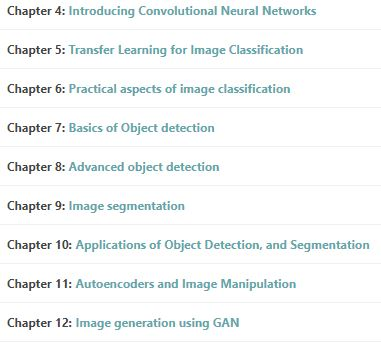
#> input picture 18_5.JPG, 381 x 343 px
$ jupyter execute 'Drawing bounding boxes around words in an image.ipynb'   (shell and % lines are left out)
#> lines starting #> are read from the running program, lines starting #| are printed output that depends on the picture; after the words box and inside, x2 and y2 are one past the last pixel; in counts of white or black regions, pixels touching at a corner belong together
[cell 1]
import cv2, numpy as np
img = cv2.imread('18_5.JPG')
#> img is the input picture: shape (343, 381, 3); mean B, G, R 246.8, 246.8, 244
img1 = cv2.cvtColor(img, cv2.COLOR_RGB2BGR)

[cell 2]
import matplotlib.pyplot as plt,cv2
plt.imshow(img1)

[cell 3]
img_gray = cv2.cvtColor(img1, cv2.COLOR_BGR2GRAY)
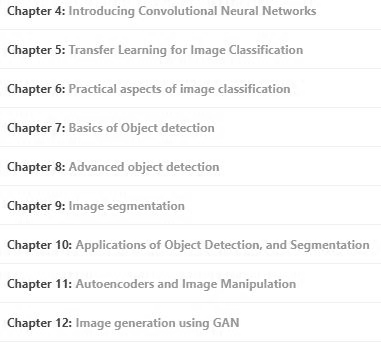
#> img_gray: shape (343, 381); min 45, max 255, mean 246.5

[cell 4]
crop = img_gray[250:300,50:100]
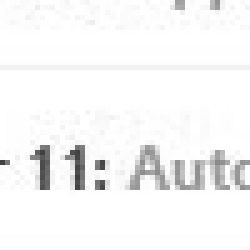
#> crop: shape (50, 50) (shown 5 times larger); min 63, max 255, mean 246
plt.imshow(crop,cmap='gray')

[cell 5]
_img_gray = np.uint8(img_gray < 200) * 255
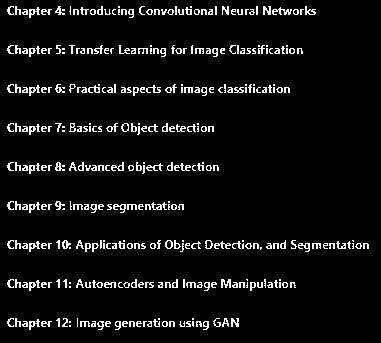
#> _img_gray: shape (343, 381); 6.2% white in thin lines or dots, all inside (x1, y1, x2, y2) = (7, 6, 369, 330)

[cell 6]
plt.imshow(_img_gray,cmap='gray')

[cell 7]
contours,hierarchy=cv2.findContours(_img_gray, \
cv2.RETR_EXTERNAL,cv2.CHAIN_APPROX_SIMPLE)
#> contours = 346 contours, 259 with area under 20; largest, box (x1, y1, x2, y2) and area: (165, 240, 173, 249) 48, (205, 240, 213, 249) 47, (121, 123, 129, 132) 47, (29, 241, 40, 252) 42, (111, 162, 124, 171) 42

[cell 8]
thresh1 = np.stack([_img_gray]*3,axis=2)

[cell 9]
_img_gray.shape
#> Out = (343, 381)

[cell 10]
thresh1.shape
#> Out = (343, 381, 3)

[cell 11]
thresh2 = np.zeros((thresh1.shape[0],thresh1.shape[1]))

[cell 12]
for cnt in contours:
    if cv2.contourArea(cnt) > 0:
        x,y,w,h = cv2.boundingRect(cnt)
        if ((h>5) & (h<100)):
            thresh2[y:y+h,x:x+w] = thresh1[y:y+h,x:x+w,0].copy()
            cv2.rectangle(thresh1,(x,y),(x+w,y+h),(0,255,0),2)
#> this loop made 346 passes
#> (cnt, x, y, w, h) on passes 1, 4, 19, 27, 28, 34, 37, 57: ([[69, 325], [69, 326], [70, 326], [70, 325]], 69, 325, 2, 2), ([[192, 321], [192, 325], [193, 326], [193, 321]], 192, 321, 2, 6), ([[69, 321], [69, 322], [70, 322], [70, 321]], 69, 321, 2, 2), ([[192, 318], [192, 319], [193, 319], [193, 318]], 192, 318, 2, 2), ([[158, 318], [158, 319], [159, 319], [159, 318]], 158, 318, 2, 2), ([[69, 286], [69, 287], [70, 287], [70, 286]], 69, 286, 2, 2), ([[279, 282], [279, 287], [280, 287], [280, 282]], 279, 282, 2, 6), ([[69, 282], [69, 283], [70, 283], [70, 282]], 69, 282, 2, 2)
#> (x, y, w, h) on passes 2, 3, 5, 6, 7, 8: (203, 321, 6, 9), (196, 321, 6, 6), (186, 321, 5, 6), (179, 321, 6, 6), (169, 321, 6, 6), (162, 321, 6, 6)
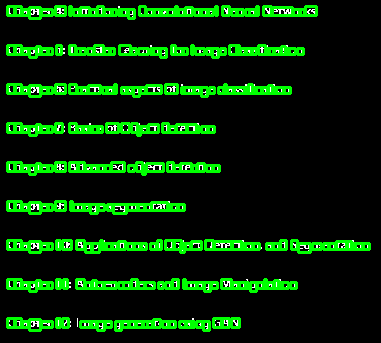
#> thresh1: shape (343, 381, 3); mean of channels 0, 1, 2 4.2, 42.5, 4.2; drawn as B, G, R
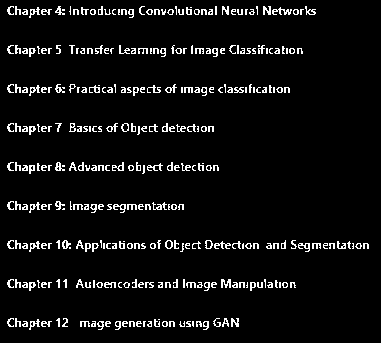
#> thresh2: shape (343, 381) float64; 6% white in thin lines or dots, all inside (x1, y1, x2, y2) = (7, 6, 369, 330)

[cell 13]
fig = plt.figure()
fig.set_size_inches(20,20)
plt.imshow(thresh1)

[cell 14]
fig = plt.figure()
fig.set_size_inches(20,20)
plt.imshow(thresh2)

[cell 15]
dilated = cv2.dilate(thresh2, np.ones((1,2),np.uint8), \
iterations=1)
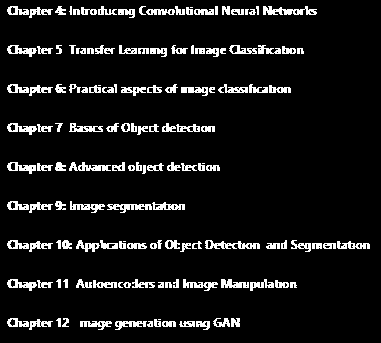
#> dilated: shape (343, 381) float64; 8.4% white; 142 white regions (9 under 20 px)

[cell 16]
contours,hierarchy = cv2.findContours(np.uint8(dilated), \
cv2.RETR_EXTERNAL,cv2.CHAIN_APPROX_SIMPLE)
#> contours = 142 contours, 33 with area under 20; largest, box (x1, y1, x2, y2) and area: (205, 240, 260, 249) 214, (263, 6, 317, 15) 214, (7, 45, 37, 57) 158, (7, 279, 37, 291) 152, (107, 204, 152, 213) 152

[cell 17]
for cnt in contours:
    if cv2.contourArea(cnt) > 5:
        [x,y,w,h] = cv2.boundingRect(cnt)
        if ((h>5) & (h<100)):
            cv2.rectangle(img1,(x,y),(x+w,y+h),(0,255,0),2)
#> this loop made 142 passes
#> (x, y, w, h) on passes 1, 2, 3, 4, 5, 6, 8, 9, 10, 11, 12, 13: (196, 321, 14, 9), (179, 321, 16, 6), (162, 321, 14, 6), (147, 321, 6, 6), (115, 321, 32, 9), (80, 321, 32, 9), (154, 319, 7, 8), (29, 319, 24, 11), (231, 318, 9, 9), (213, 318, 17, 9), (62, 318, 7, 9), (56, 318, 5, 9)
#> cnt on passes 7, 40: [[158, 319], [160, 319]], [[123, 241], [125, 241]]
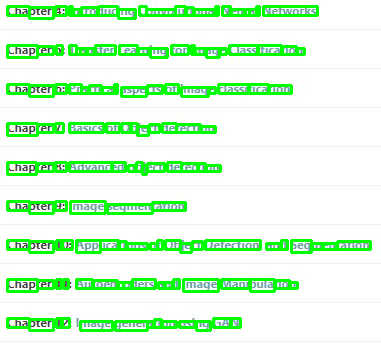
#> img1: shape (343, 381, 3); mean R, G, B 214.1, 250, 215.6
